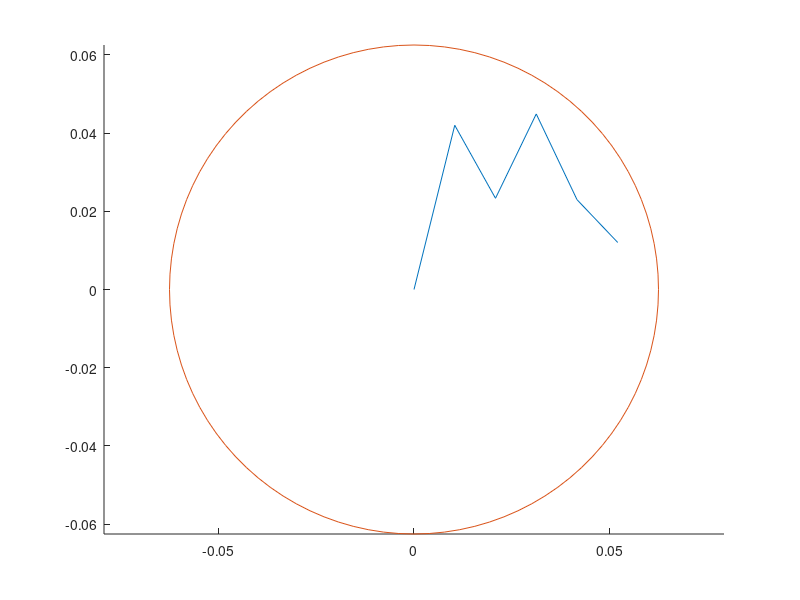

This chart was generated by the following MATLAB code: (Note: this script raises an error after producing the figure.)
clear all;
close all;
clc;

addpath('Functions');

R = 0.0625;
N_pts = 6;

x = (0:R/N_pts:R-R/N_pts).';
y = ones(size(x));
y(1) = 0;

for i = 2 : N_pts
    while sqrt((x(i)^2+y(i)^2)) > R;
        y(i) = R*rand([1,1]) ;
    end
end



t = 0:0.1:10;

v_des_al = 1;
v_des_ret = 1;
Ts = 0.01;

th = 0:pi/50:2*pi;
xunit = R * cos(th);
yunit = R * sin(th);

figure
hold on
plot(x , y)
plot(xunit, yunit)
axis equal
hold off

[Pi , Ltr , E , Vr , Traj , tt , Traj_BE] = ComputeTrajectories([x , y] , v_des_al , Ts);

save('TRAJ_OUT' , 'Traj')
save('PARAMS_TRAJ' , 'Pi','Ltr','E','Vr','tt')




